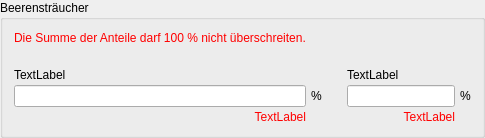
            <widget class="QgsCollapsibleGroupBox" name="mGroupBox_11">
             <property name="title">
              <string>Beerensträucher</string>
             </property>
             <property name="collapsed">
              <bool>true</bool>
             </property>
             <layout class="QGridLayout" name="gridLayout_39">
              <property name="horizontalSpacing">
               <number>5</number>
              </property>
              <property name="verticalSpacing">
               <number>3</number>
              </property>
              <item row="0" column="0">
               <widget class="QLabel" name="beerenstraucherError">
                <property name="styleSheet">
                 <string notr="true">color:red</string>
                </property>
                <property name="text">
                 <string>Die Summe der Anteile darf 100 % nicht überschreiten.</string>
                </property>
               </widget>
              </item>
              <item row="2" column="0">
               <widget class="QLabel" name="weiserpflanzenheidelbeereLabel">
                <property name="text">
                 <string>TextLabel</string>
                </property>
               </widget>
              </item>
              <item row="3" column="0">
               <widget class="QLineEdit" name="weiserpflanzenheidelbeere">
                <property name="alignment">
                 <set>Qt::AlignRight|Qt::AlignTrailing|Qt::AlignVCenter</set>
                </property>
               </widget>
              </item>
              <item row="3" column="1">
               <widget class="QLabel" name="label_27">
                <property name="text">
                 <string>%</string>
                </property>
               </widget>
              </item>
              <item row="2" column="3">
               <widget class="QLabel" name="weiserpflanzenpreiselbeereLabel">
                <property name="text">
                 <string>TextLabel</string>
                </property>
               </widget>
              </item>
              <item row="4" column="0">
               <widget class="QLabel" name="weiserpflanzenheidelbeereError">
                <property name="styleSheet">
                 <string notr="true">color:red</string>
                </property>
                <property name="text">
                 <string>TextLabel</string>
                </property>
                <property name="alignment">
                 <set>Qt::AlignRight|Qt::AlignTrailing|Qt::AlignVCenter</set>
                </property>
               </widget>
              </item>
              <item row="3" column="3">
               <widget class="QLineEdit" name="weiserpflanzenpreiselbeere">
                <property name="alignment">
                 <set>Qt::AlignRight|Qt::AlignTrailing|Qt::AlignVCenter</set>
                </property>
               </widget>
              </item>
              <item row="3" column="2">
               <spacer name="horizontalSpacer_13">
                <property name="orientation">
                 <enum>Qt::Horizontal</enum>
                </property>
                <property name="sizeType">
                 <enum>QSizePolicy::Fixed</enum>
                </property>
                <property name="sizeHint" stdset="0">
                 <size>
                  <width>20</width>
                  <height>20</height>
                 </size>
                </property>
               </spacer>
              </item>
              <item row="3" column="4">
               <widget class="QLabel" name="label_28">
                <property name="text">
                 <string>%</string>
                </property>
               </widget>
              </item>
              <item row="4" column="3">
               <widget class="QLabel" name="weiserpflanzenpreiselbeereError">
                <property name="styleSheet">
                 <string notr="true">color:red</string>
                </property>
                <property name="text">
                 <string>TextLabel</string>
                </property>
                <property name="alignment">
                 <set>Qt::AlignRight|Qt::AlignTrailing|Qt::AlignVCenter</set>
                </property>
               </widget>
              </item>
              <item row="1" column="0">
               <spacer name="verticalSpacer_59">
                <property name="orientation">
                 <enum>Qt::Vertical</enum>
                </property>
                <property name="sizeType">
                 <enum>QSizePolicy::Fixed</enum>
                </property>
                <property name="sizeHint" stdset="0">
                 <size>
                  <width>20</width>
                  <height>20</height>
                 </size>
                </property>
               </spacer>
              </item>
             </layout>
            </widget>
